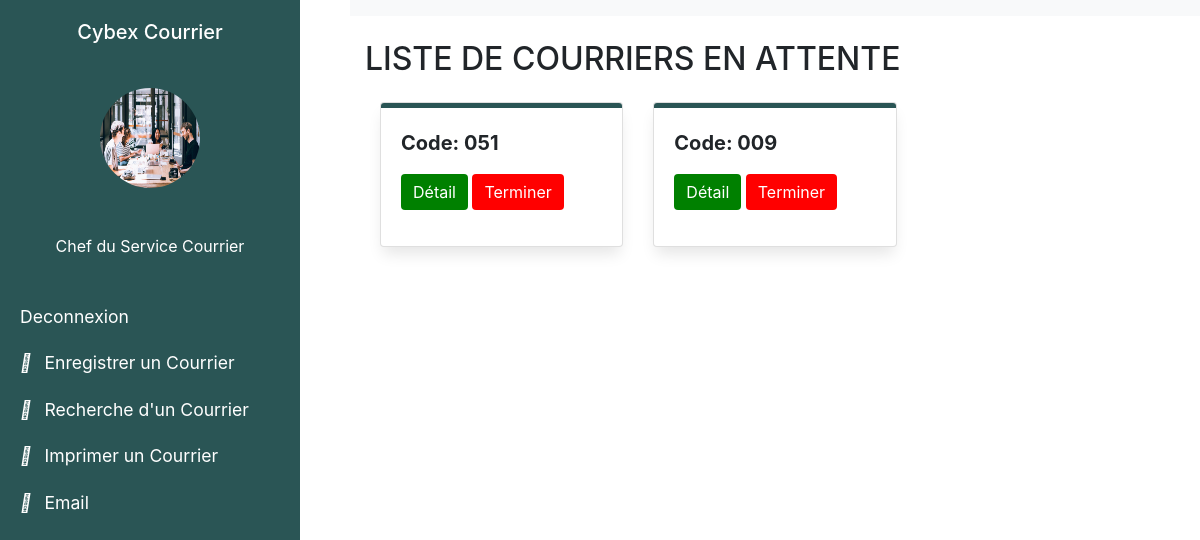
Before: /courrier_attente/ with the older database file.
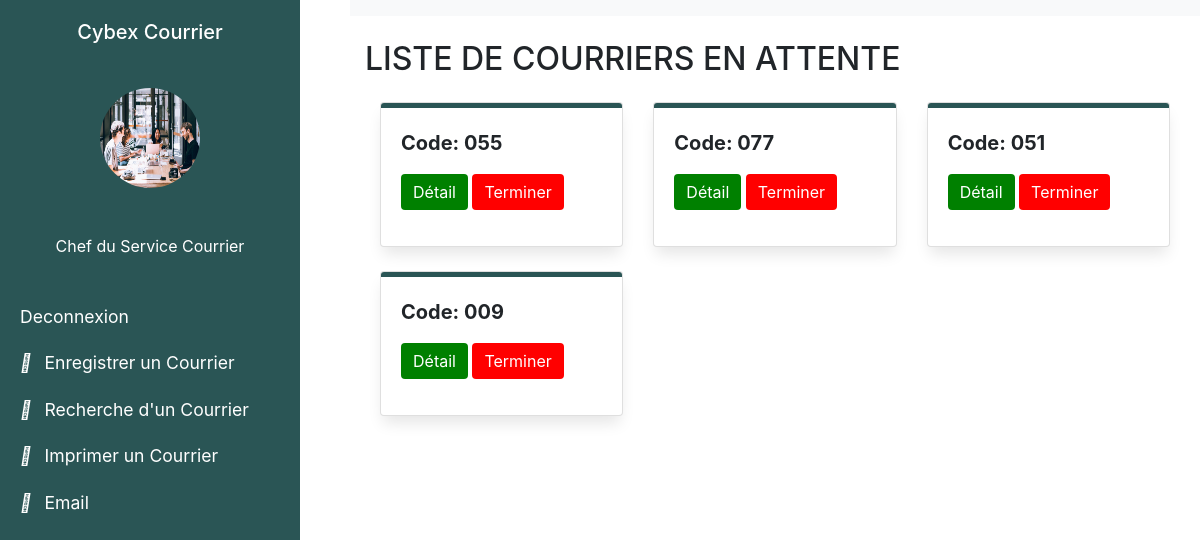
After: the same page with the newer database file.
### senat/models.py (models this page shows, shortened)
class Courrier(models.Model):
    transmetteur = models.CharField(max_length=150, choices=EMETTEUR)
    recepteur = models.CharField(max_length=100, choices=RECEPTEUR)
    types = models.CharField(max_length=100, choices=TYPES_COURRIERS)
    structure = models.CharField(max_length=100, choices=STRUCTURE, null=True, blank=True)
    code = models.CharField(max_length=100, null=False, blank=False)
    annee = models.CharField(max_length=100, null=True, blank=True)
    date = models.DateField(blank=True, null=True)
    objet = models.CharField(max_length=10000, null=False, blank=False)
    service_traitement = models.CharField(max_length=150, choices=SERVICE_TRAITEMENT)
    mention = models.CharField(max_length=100, choices=MENTION, null=True, blank=True)
    is_active = models.BooleanField(default=True)
    created_at = models.DateTimeField(auto_now_add=True)
    class Meta:
        db_table = "courrier"

### senat/views.py (the view)
# urls.py: path('courrier_attente/', views.courrier_attente, name='courrier_attente'),
def courrier_attente(request):
    courrier = Courrier.objects.filter(mention="ETUDE ET COMPTE RENDU", is_active=True)
    return render(request, 'courrier_attente.html', {"courrier": courrier})

### senat/templates/courrier_attente.html (shortened to what this page needs)
{% load static %}
{% load crispy_forms_tags %}
<!DOCTYPE html>
<html>
<head>
<link rel="stylesheet" href="https://stackpath.bootstrapcdn.com/font-awesome/4.7.0/css/font-awesome.min.css">
<link rel="stylesheet" href="https://stackpath.bootstrapcdn.com/bootstrap/4.3.1/css/bootstrap.min.css">
</head>
<body>
    <div class="wrapper">
        <nav id="sidebar">
            <div class="sidebar-header text-center">
                <h5>Cybex Courrier</h5>
            </div>
            <div class="text-center">
                <img src="{% static 'landing/assets/img/about.jpg' %}" class="img logo rounded-circle mb-3 mt-3" style="width: 100px; height: 100px;">
            </div>
            <p class="text-center" style="color: #fff"> <br> Chef du Service Courrier</p>
            <ul class="list-unstyled components">
                <li class="active">
                    <a href="{% url 'account:index' %}">
                        Deconnexion
                    </a>
                </li>
                <li>
                    <a href="{% url 'senat:chef_service' %}">
                        <i class="fas fa-user mr-2"></i>
                        Enregistrer un Courrier
                    </a>
                </li>
                <li>
                    <a href="{% url 'senat:search_chef' %}">
                        <i class="fas fa-tasks mr-2"></i>
                        Recherche d'un Courrier
                    </a>
                </li>
                <li>
                    <a href="{% url 'senat:list_courrier' %}">
                        <i class="fas fa-cog mr-2"></i>
                        Imprimer un Courrier
                    </a>
                </li>
                <li>
                    <a href="{% url 'senat:envoi_email' %}">
                        <i class="fas fa-cog mr-2"></i>
                        Email
                    </a>
                </li>
            </ul>
        </nav>
        <div id="content" >
            <nav class="navbar navbar-expand-lg navbar-light bg-light">
            </nav>
            <div class="container-fluid">
                <h2 class="mb-4 mt-4">LISTE DE COURRIERS EN ATTENTE</h2>
                <div class="container">
                    <div class="row">
                        {% for courriers in courrier %}
                            <div class="col-12 col-sm-6 col-lg-4 mb-4">
                                <div class="card" style="border-color:; box-shadow: 0px 10px 15px -3px rgba(0,0,0,0.1);">
                                    <div class="card-body" style="border-top: 5px solid #2a5555; border-radius: 3px;">
                                        <p style="font-size: 20px; font-weight: bold;">
                                            Code: {{ courriers.code }}
                                        <p>
                                        <a style="color: black" href=" {% url 'senat:courrier_attente_detail' courriers.id %} ">
                                            <button type="button" class="btn btn-primary" style="background-color: green; border: none">Détail</button>
                                        </a>
                                        <button type="button" class="btn btn-primary" style="background-color: red; border: none" data-toggle="modal" data-target="#exampleModal">Terminer</button>
                                    </div>
                                </div>
                            </div>
                        {% endfor %}
                    </div>
                </div>
            </div>
        </div>
    </div>
</body>
</html>

### senat/templates/courrier_attente.html (style rules this page uses)
.wrapper { display: flex; width: 100%; }
.img { background-size: cover; background-repeat: no-repeat; background-position: center center; }
#sidebar { height: 100%; width: 300px; position: fixed; z-index: 1; top: 0; left: 0; background-color: #2a5555; overflow-x: hidden; transition: all 0.3s; }
#sidebar .sidebar-header { padding: 20px; color: #fff; }
#sidebar ul.components { padding: 20px 0; }
#sidebar ul li a { padding: 10px; padding-left: 20px; font-size: 1.1em; display: block; color: #fff; text-decoration: none; }
#content { width: 100%; padding-left: 350px; transition: all 0.3s; }

Changed rows visible on the page:
now on this page (row edited): Courrier: code "055"
now on this page (row edited): Courrier: code "077"
